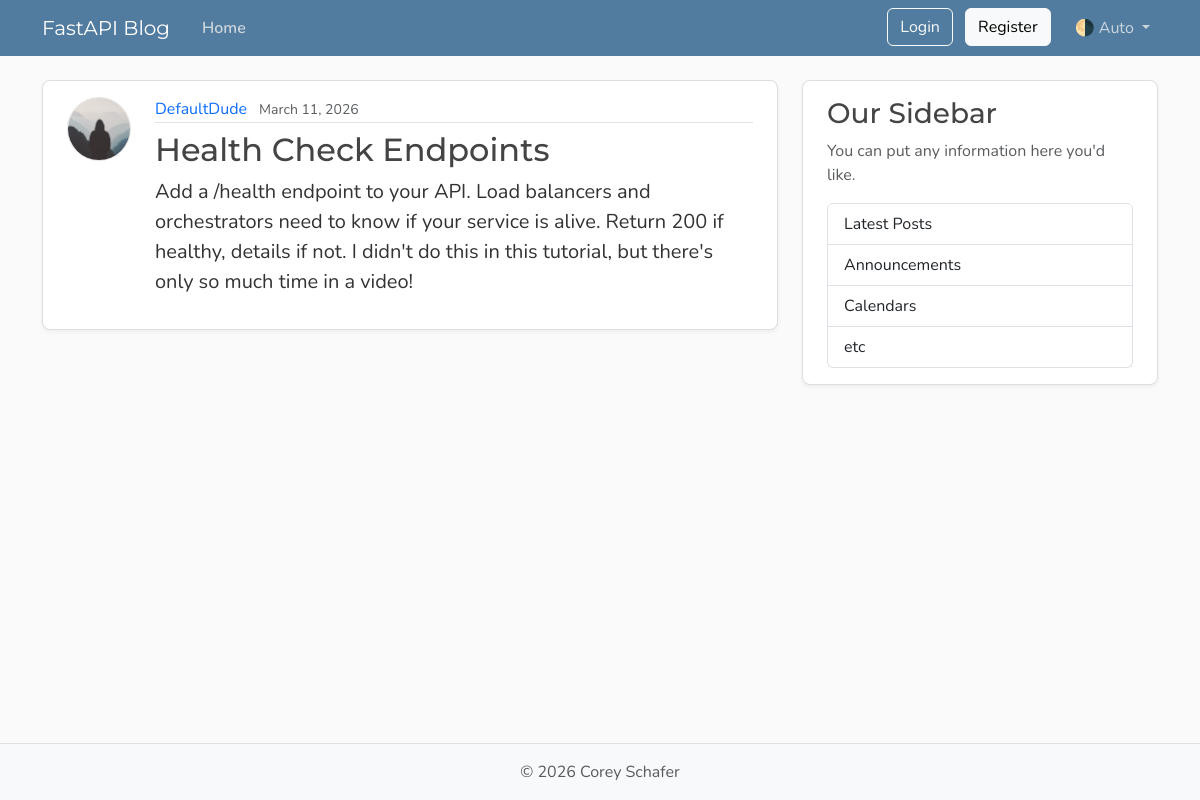
The page /posts/9 on the database as committed earlier.
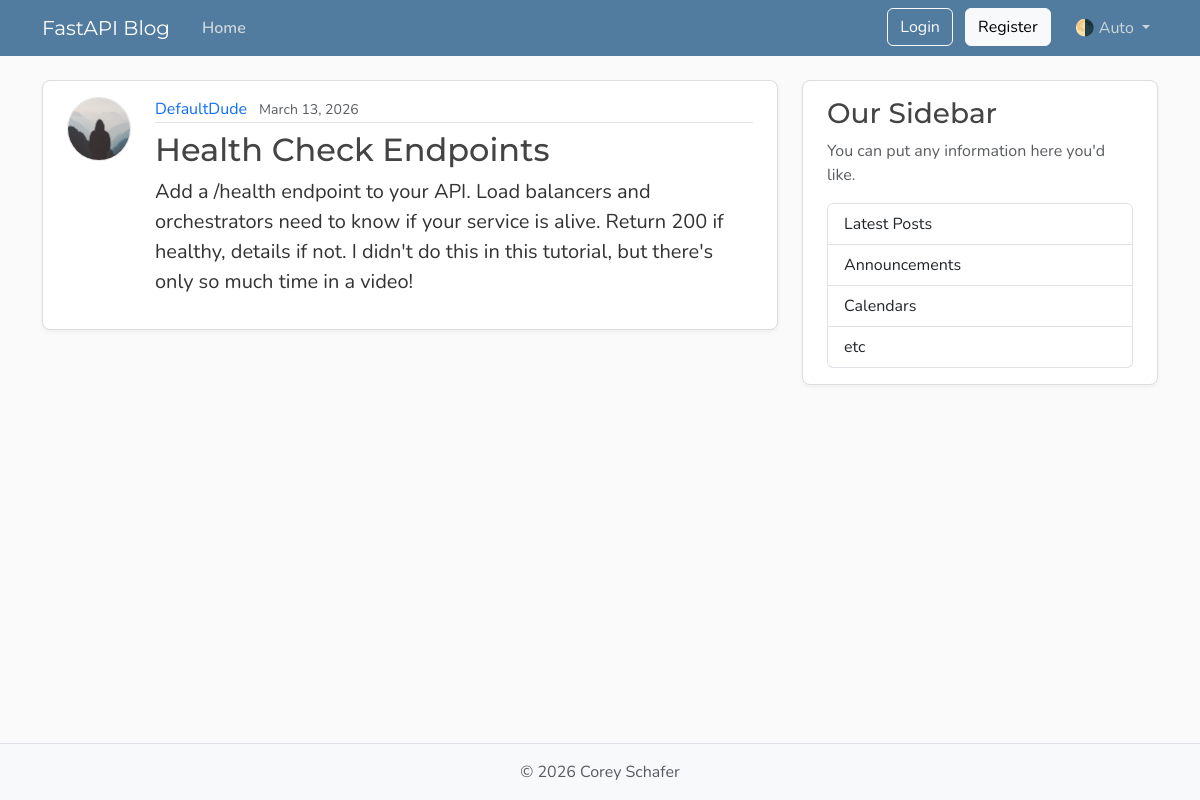
The same page on the database as committed later.
### models.py (models this page shows)
class Post(Base):
    __tablename__ = "posts"
    id : Mapped[int] = mapped_column(Integer, primary_key=True, index=True)
    title : Mapped[str] = mapped_column(String(100), nullable=False)
    content : Mapped[str] = mapped_column(Text, nullable=False)
    user_id : Mapped[int] = mapped_column(ForeignKey("users.id"), nullable=False, index=True)
    date_posted : Mapped[datetime] = mapped_column(DateTime(timezone=True), default=lambda : datetime.now(UTC))
    author : Mapped[User] = relationship(back_populates="posts")

### main.py (the view)
@app.get("/posts/{post_id}", include_in_schema=False)
async def post_page(request : Request, post_id : int, db : Annotated[AsyncSession, Depends(get_db)]):
    result = await db.execute(
        select(models.Post)
        .options(selectinload(models.Post.author))
        .where(models.Post.id == post_id))
    post = result.scalars().first()
    if not post:
        raise HTTPException(status_code=status.HTTP_404_NOT_FOUND, detail="Post not Found")
    title = post.title[:50]
    return templates.TemplateResponse(request, "post.html", {"post" : post, "title" : title})

### templates/post.html (shortened to what this page needs)
{% extends "layout.html" %}
{% block content %}
    <article class="content-section py-3 px-4 mb-4">
        <div class="d-flex align-items-start gap-4">
            <img class="rounded-circle article-img flex-shrink-0"
                 src="{{ post.author.image_path }}"
                 alt="{{ post.author.username }}'s profile picture"
                 width="64"
                 height="64"
                 loading="lazy">
            <div class="flex-grow-1">
                <div class="article-metadata mb-2">
                    <a class="me-2"
                       href="{{ url_for("user_posts_page", user_id=post.author.id ) }}">{{ post.author.username }}</a>
                    <small class="text-body-secondary">{{ post.date_posted.strftime("%B %d, %Y") }}</small>
                </div>
                <h2 class="article-title">{{ post.title }}</h2>
                <p class="article-content">{{ post.content }}</p>
            </div>
        </div>
    </article>
{% endblock content %}

Rows that differ between the two databases and show on the page:
changed Post "Health Check Endpoints": date_posted "March 11, 2026" → "March 13, 2026"
